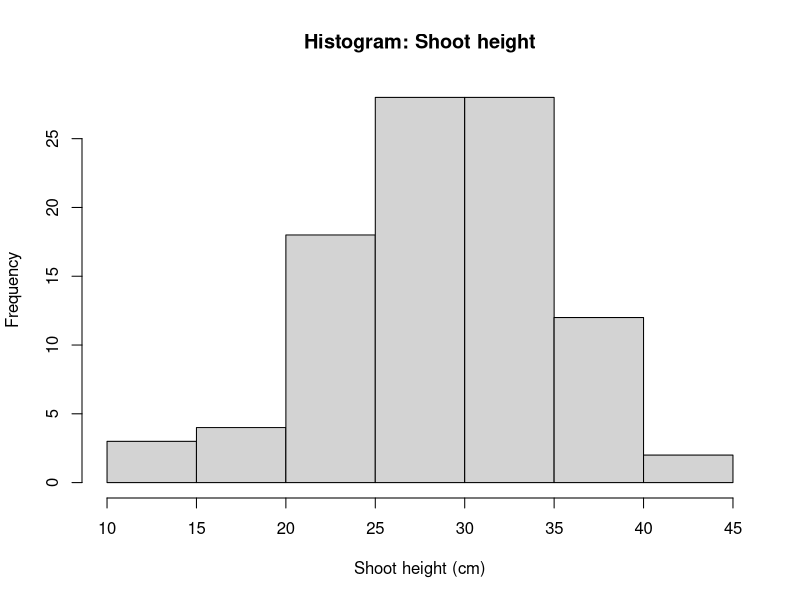
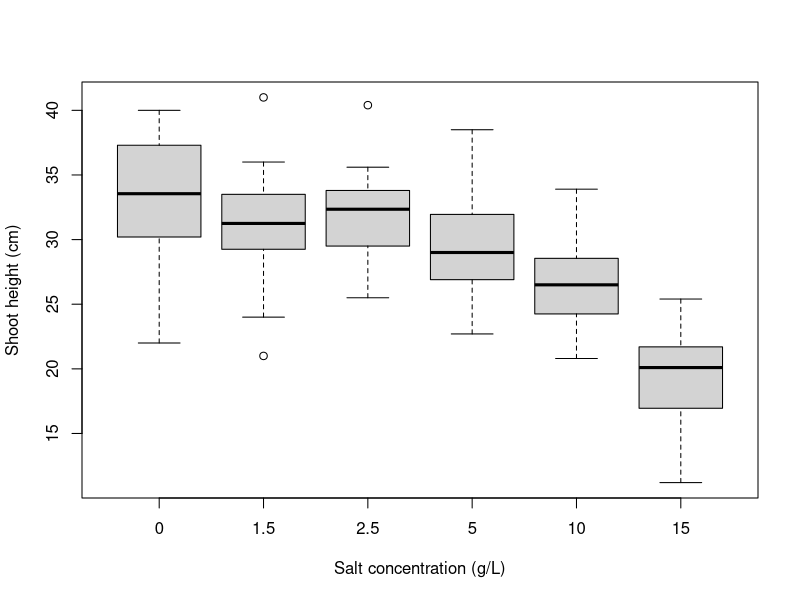
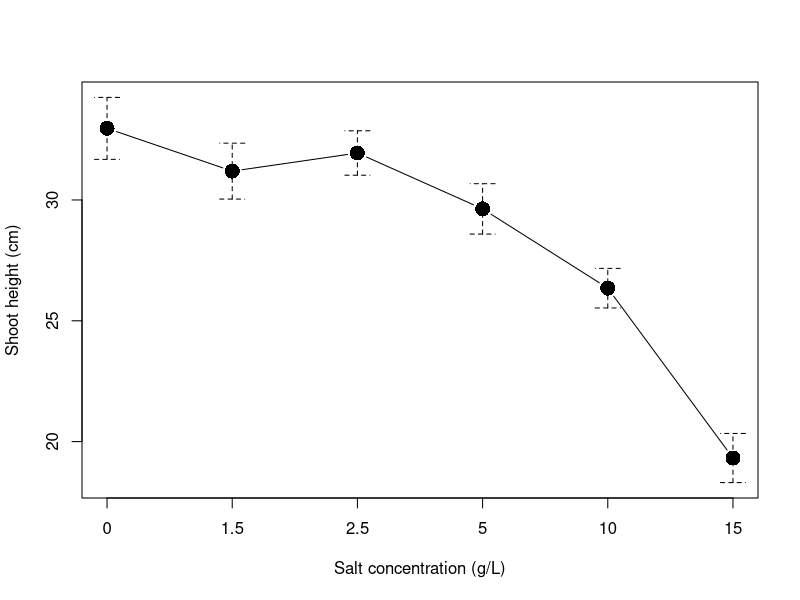
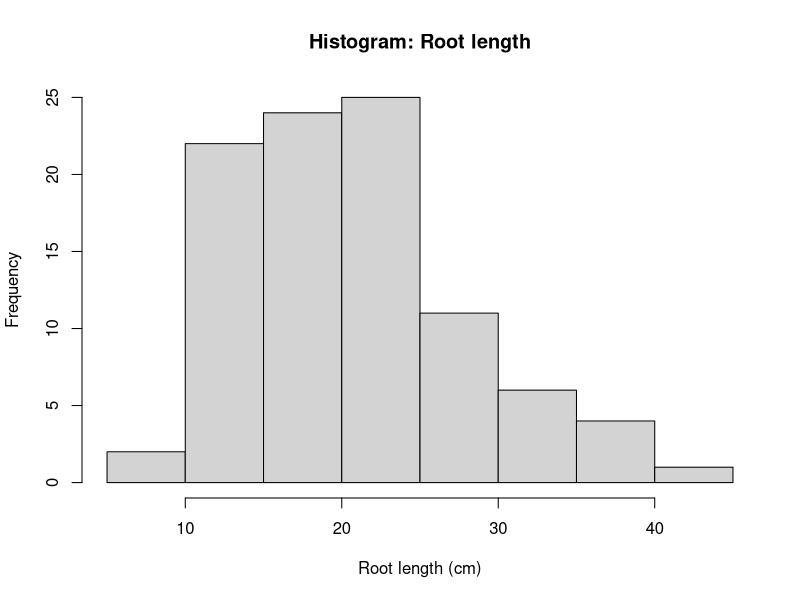
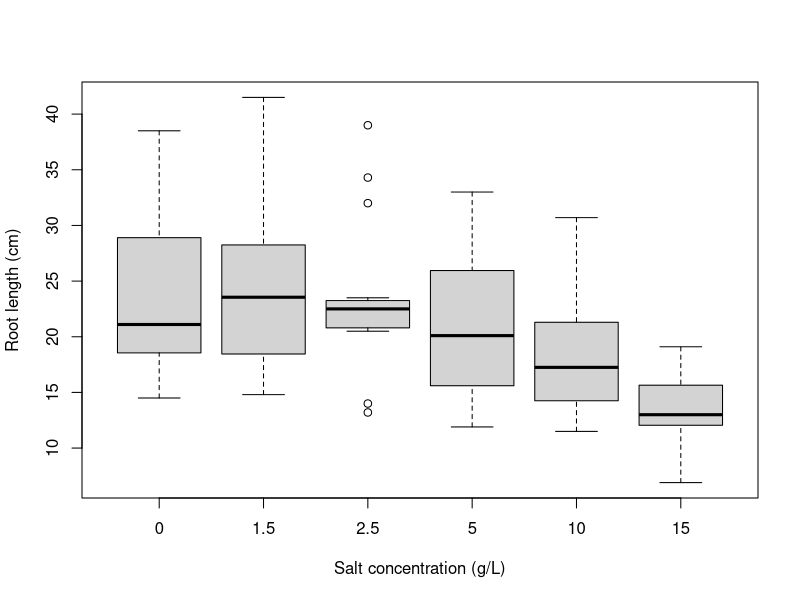
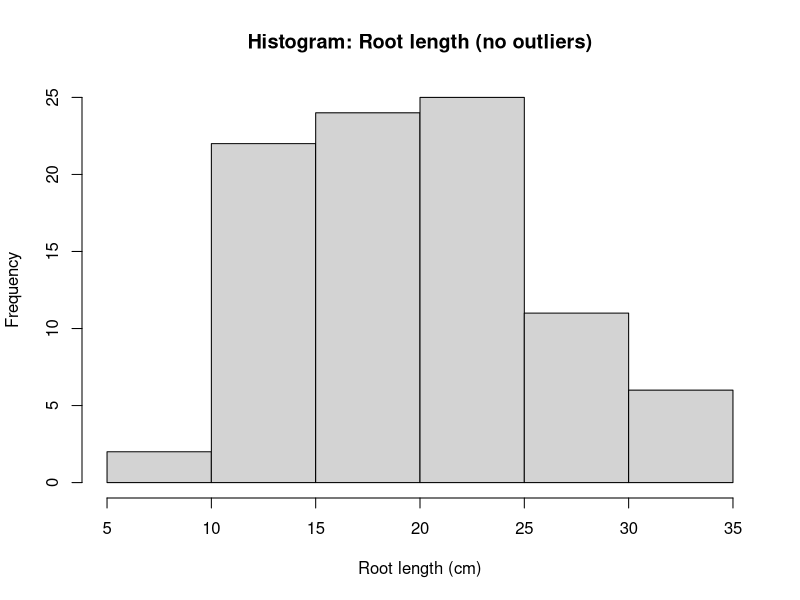
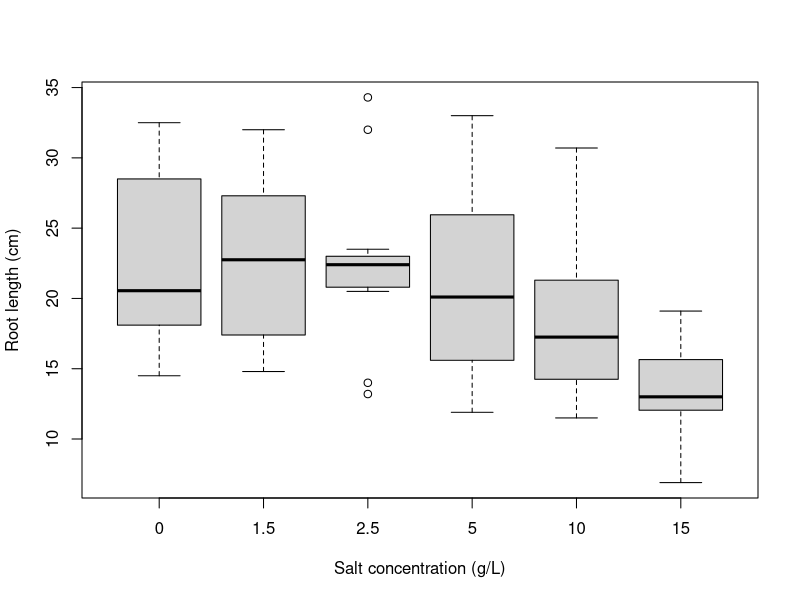
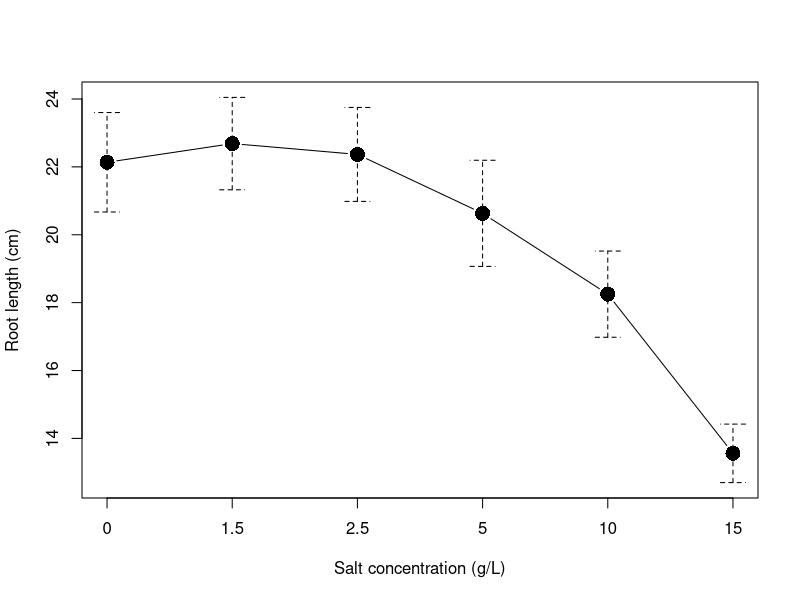

These figures' R source, in order:
# ******************************************************************************
###                     Sof, Maddi,Vera and Rex' Salinity Workshop               ###
# ******************************************************************************

# ******************************************************************************
# Salinity Data Analysis -------------------------------------------------------
# ******************************************************************************

## Select 'Code' in the ribbon up top
## and then turn on *soft wrap long lines*
## This will make it much easier to read everything!

# First, we're going to clear the data from the global environment so we have a fresh start.

#If you run the below again, it will delete everything though! So if you plan to re-run things from the start, this line needs to be de-activated by putting a # next to it.
rm(list = ls())

# Work through the code step by step from here. 


# Data import and preparation --------------------------------------------------

# Let's import our data. If you're working on a Flinders Uni computer,
# put it on your U: drive or you WILL lose your work.

# The folder we are working in is called the "working directory." It's good practice to keep everything you're working on in this folder. You can check # that you're using the correct working directory with:
getwd()

# If the working directory isn't the folder you want to use, set it with:
# setwd("<enter filepath here>")

#OR click "Session - Set Working Directory - To File location"

# Your data should be saved in your working directory folder. You can then easily access them.

# read.csv() imports the data from the working directory

# with missing values (helps avoid errors later in tests/plots).
all_data <- read.csv("Salinity_data_2026.csv")

# Quick look at the data
head(all_data)

# Check that everything looks right — for example, that variables have the
# correct data types.
str(all_data)
summary(all_data)


# We are going to analyse the response variables: shoot.height, root.length,
# fw.root.shoot.ratio, dw.root.shoot.ratio, shoot.moisture, root.moisture,
# total.moisture, and leaf.no.


# Before we get into it, let's make sure our data are formatted so we can work
# with them easily. This can be tedious, but it saves time in the long run.

# Assign the variables we're going to use to their own objects.

species     <- all_data$species
saltconc    <- as.character(all_data$salt.conc)  
# Salt concentration would automatically be numeric; we want it as character,
# because we'll use it as a categorical variable. We'll set a factor order below.
shootht     <- all_data$shoot.height
rootln      <- all_data$root.length
leafno      <- all_data$leaf.no
fwrootshoot <- all_data$fw.root.shoot.ratio
dwrootshoot <- all_data$dw.root.shoot.ratio
shootmoist  <- all_data$shoot.moisture
rootmoist   <- all_data$root.moisture
totmoist    <- all_data$total.moisture

# Build a tidy data frame for plotting and analysis.
alldata_df <- cbind.data.frame(
  species, saltconc, shootht, rootln, leafno,
  fwrootshoot, dwrootshoot, shootmoist, rootmoist, totmoist
)

# Define the desired order for salt concentrations and convert to a factor.
desired_salt_order <- c("0", "1.5", "2.5", "5", "10", "15")
alldata_df$saltconc <- factor(alldata_df$saltconc, levels = desired_salt_order)
levels(alldata_df$saltconc)


# Next, we need to perform some assumption testing. This is like checking the
# pantry to see which ingredients you have. If you have eggs, flour, milk, and
# sugar, you can make a cake. If you have eggs, milk, bacon, and cheese, you can
# make an omelette. We want to do a one‑way ANOVA, but we need to check that we
# have all the ingredients first.
# The assumptions (ingredients) of an ANOVA are:
#   > Normally distributed data
#   > Homogeneity of variances
#   > Independence (our data are independent because the plants were grown in
#     separate pots and do not influence each other).



# Shoot height -----------------------------------------------------------------

# We'll use dplyr for tidy summaries.
# install.packages("dplyr")  # run once if needed
library(dplyr)

# First, we're going to analyse the plants' shoot height in response to salinity.
# Let's see how many replicates we have for each treatment.

table(alldata_df$saltconc)


# Assumption 1: data are approximately normal
# The central limit theorem tells us that when n > 30, the sampling distribution
# of the mean is approximately normal, regardless of the population distribution.
# It's still good practice to report assumption checks.
# We'll use the Shapiro–Wilk test. The null hypothesis is that the sample comes
# from a normal distribution. If p > 0.05, we treat the data as approximately
# normal.
shapiro.test(alldata_df$shootht)

# Visual check of distribution
hist(alldata_df$shootht, main = "Histogram: Shoot height", xlab = "Shoot height (cm)")

# Compare the statistical test with the histogram. Do they agree?

# Quick check for extreme outliers with a boxplot.
# We'll use the RcmdrMisc package for a convenient means plot later as well.
# install.packages("RcmdrMisc")  # run once if needed
library(RcmdrMisc)

boxplot(shootht ~ saltconc, data = alldata_df,
        xlab = "Salt concentration (g/L)",
        ylab = "Shoot height (cm)")



# In this case, we don’t see extreme outliers. Let's proceed to the next
# assumption.

# Assumption 2: homogeneity of variances
# Levene’s test (in the car package) tests whether group variances are equal.
# A p‑value < 0.05 suggests unequal variances (assumption violated).


leveneTest(shootht ~ saltconc, data = alldata_df)

# One‑way ANOVA
# The null hypothesis is that mean shoot height is equal across salt
# concentrations. If the ANOVA p‑value < 0.05, we reject the null and conclude
# that at least one group mean differs.
shootht.aov <- aov(shootht ~ saltconc, data = alldata_df)
summary(shootht.aov)

# Helpful group summaries (not part of the ANOVA)
alldata_df %>%
  group_by(saltconc) %>%
  summarise(count = n(),
            mean  = mean(shootht, na.rm = TRUE),
            sd    = sd(shootht,   na.rm = TRUE),
            .groups = "drop")

# Post hoc comparisons: Tukey’s HSD tests which pairs of groups differ.
shootht.tukey <- TukeyHSD(shootht.aov, which = "saltconc")
shootht.tukey

# Interpreting output:
#   diff  = difference in means between the two groups
#   lwr,upr = 95% confidence interval
#   p adj = p‑value adjusted for multiple comparisons

# Let’s graph it.
# We’ll plot mean ± SE by salt concentration with plotMeans().
plotMeans(alldata_df$shootht,
          alldata_df$saltconc,
          error.bars = "se",
          xlab = "Salt concentration (g/L)",
          ylab = "Shoot height (cm)",
          main = "")


# Once you're happy with the plot, click "Export" and save it in your working
# folder.

# Great job — you've now covered most of the code you’ll need for this prac!
# The next analyses reuse the same functions you used for shootht. The code below
# gradually reduces comments as you repeat the workflow.



# Root length ------------------------------------------------------------------

# Assumption 1: data are approximately normal
# Shapiro–Wilk test
shapiro.test(alldata_df$rootln)
# If p > 0.05, treat as approximately normal; if p < 0.05, it deviates from
# normality.

# Visual check
hist(alldata_df$rootln, main = "Histogram: Root length", xlab = "Root length (cm)")

# Check for outliers
boxplot(rootln ~ saltconc, data = alldata_df,
        xlab = "Salt concentration (g/L)",
        ylab = "Root length (cm)")

## Looks like something is going on with 2.5 g/l - lets remove the outliers

# Define outliers as points outside 1.5 × IQR.
# If there are extreme outliers, we will remove them. Be sure to justify any
# removals in your methods section.
quartiles <- quantile(alldata_df$rootln, probs = c(.25, .75), na.rm = TRUE)
iqr_val   <- IQR(alldata_df$rootln, na.rm = TRUE)
Lower     <- quartiles[1] - 1.5 * iqr_val
Upper     <- quartiles[2] + 1.5 * iqr_val

# Keep values within the limits in a new data frame for analysis.
rootln_nooutliers <- dplyr::filter(alldata_df,
                                   rootln >= Lower & rootln <= Upper)

# Check replicate counts after filtering. Which treatments had outliers removed, which didn't?
table(rootln_nooutliers$saltconc)

# Re‑test normality after removal.
shapiro.test(rootln_nooutliers$rootln)

#But the histogram suggests that we are now looking at one continuous distribution, which should be fine for ANOVA testing.
hist(rootln_nooutliers$rootln,
     main = "Histogram: Root length (no outliers)",
     xlab = "Root length (cm)")

boxplot(rootln ~ saltconc, data = rootln_nooutliers,
        xlab = "Salt concentration (g/L)",
        ylab = "Root length (cm)")

## Still some outliers, but we can move on OR you can removed more outliers if you choose - Remeber you have to provide a justification for why!

# Assumption 2: homogeneity of variances
leveneTest(rootln ~ saltconc, data = rootln_nooutliers)

# One‑way ANOVA
rootln.aov <- aov(rootln ~ saltconc, data = rootln_nooutliers)
summary(rootln.aov)

# Group summaries
rootln_nooutliers %>%
  group_by(saltconc) %>%
  summarise(count = n(),
            mean  = mean(rootln, na.rm = TRUE),
            sd    = sd(rootln,   na.rm = TRUE),
            .groups = "drop")

# Tukey’s HSD
rootln.tukey <- TukeyHSD(rootln.aov, which = "saltconc")
rootln.tukey

# Plot mean ± SE and add letters
plotMeans(rootln_nooutliers$rootln, rootln_nooutliers$saltconc,
          error.bars = "se",
          xlab = "Salt concentration (g/L)",
          ylab = "Root length (cm)",
          main = "")


# Don’t forget to export your plot.



# Leaf number ------------------------------------------------------------------

# Assumption 1: data are approximately normal
# Shapiro–Wilk test
shapiro.test(alldata_df$leafno)
# What does this result mean for normality?

# Visual check
hist(alldata_df$leafno, main = "Histogram: Leaf number", xlab = "Leaf number")

# The data are counts. There is little variation in leaf number for 0–5 g/L salt
# concentration, so the Shapiro–Wilk test may indicate non‑normality. ANOVA is
# reasonably robust to deviations from normality, but note this in your write‑up.

# Boxplot by treatment
boxplot(leafno ~ saltconc, data = alldata_df,
        xlab = "Salt concentration (g/L)",
        ylab = "Number of leaves")


# Define outliers as points outside 1.5 × IQR.
# If there are extreme outliers, we will remove them. Be sure to justify any
# removals in your methods section.
quartiles <- quantile(alldata_df$leafno, probs = c(.25, .75), na.rm = TRUE)
iqr_val   <- IQR(alldata_df$leafno, na.rm = TRUE)
Lower     <- quartiles[1] - 1.5 * iqr_val
Upper     <- quartiles[2] + 1.5 * iqr_val

# Keep values within the limits in a new data frame for analysis.
leafno_nooutliers <- dplyr::filter(alldata_df,
                                        leafno >= Lower & leafno <= Upper)

# Check replicate counts after filtering. Which treatments had outliers removed, which didn't?
table(leafno_nooutliers$saltconc)

# Re‑test normality after removal. This is less highly significant but still not amazing. Because ANOVA is relatively robust to non‑normality, we will continue — just note that the normality assumption was violated and how you addressed it.
shapiro.test(leafno_nooutliers$fwrootshoot)


# Assumption 2: homogeneity of variances
leveneTest(leafno ~ saltconc, data = leafno_nooutliers)

# One‑way ANOVA
leafno.aov <- aov(leafno ~ saltconc, data = leafno_nooutliers)
summary(leafno.aov)

# Group summaries
leafno_nooutliers %>%
  group_by(saltconc) %>%
  summarise(count = n(),
            mean  = mean(leafno, na.rm = TRUE),
            sd    = sd(leafno,   na.rm = TRUE),
            .groups = "drop")

# Tukey’s HSD
leafno.tukey <- TukeyHSD(leafno.aov, which = "saltconc")
leafno.tukey

# Plot mean ± SE and add letters
plotMeans(leafno_nooutliers$leafno, leafno_nooutliers$saltconc,
          error.bars = "se",
          xlab = "Salt concentration (g/L)",
          ylab = "Number of leaves",
          main = "")
# Don’t forget to export your plot.


##############Go forth and conquer the stats!!########################

# From here, you can either use your new skills to analyse the remaining
# variables (this will put you in the running for an HD!) or open and run the
# file "workshop1_salinitycont.R" to work through our code.

# IF YOU CHOOSE TO PROCEED YOURSELF, DO NOT CREATE A NEW FILE OR READ NEW DATA.
# KEEP WORKING FROM THE BOTTOM OF THIS SCRIPT ONWARDS.

# Good luck!
